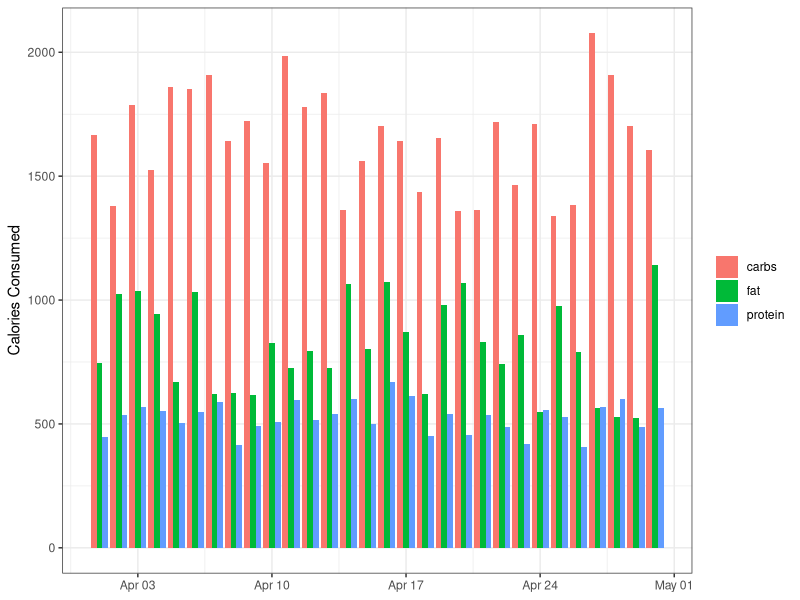
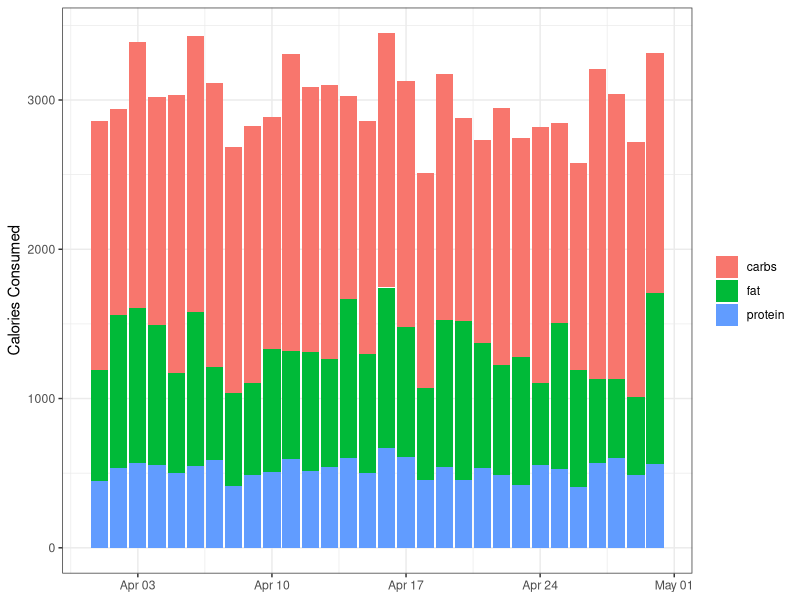
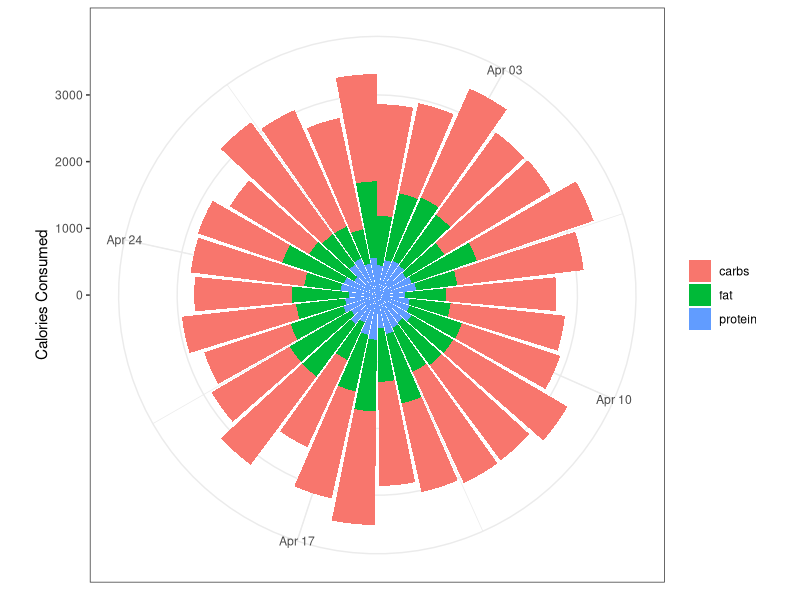
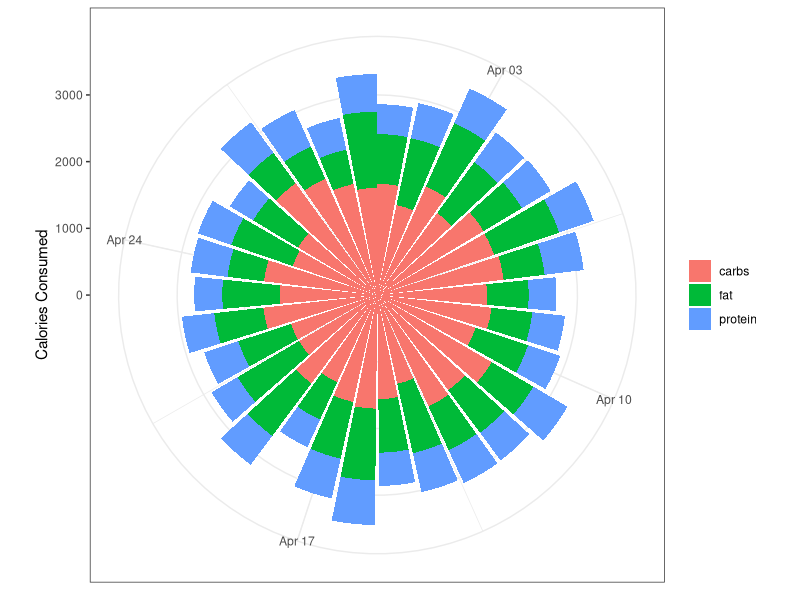
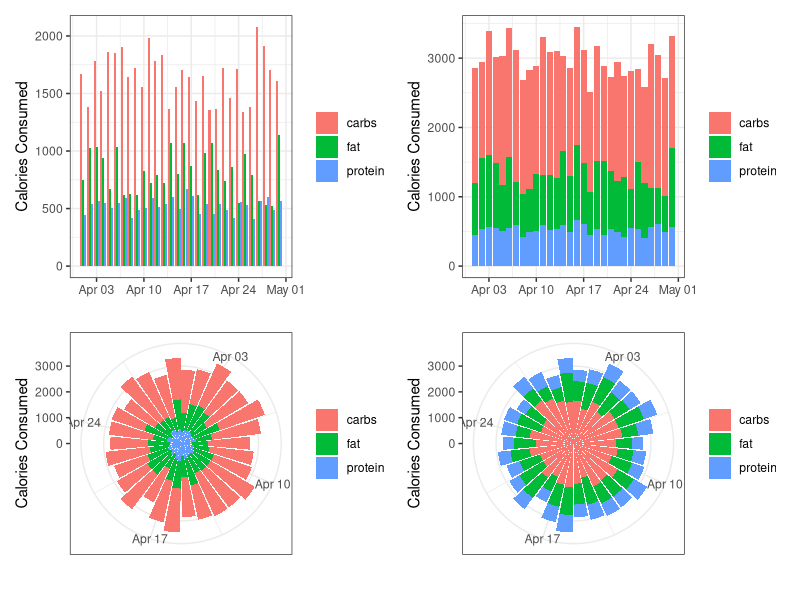
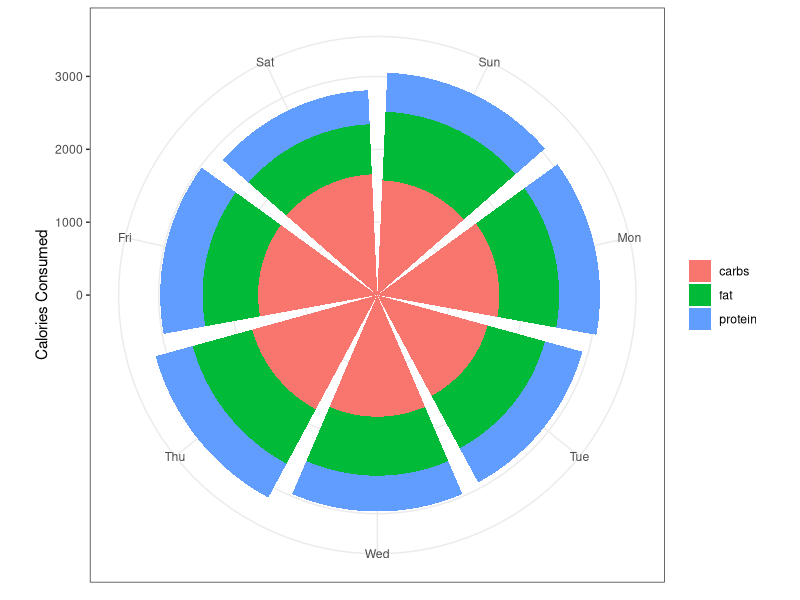

R code for these plots, in order:
## ---- chunk 1
#| code-summary: Code
#| code-fold: false
#| warning: false
#| message: false
library(tidyverse)

theme_set(theme_bw())
## ---- chunk 2
# simulate the data
set.seed(123)

data <- tibble(
  date = lubridate::ymd(paste("2023-04-", 1:30, sep = "")), 
  day = lubridate::wday(date, label = TRUE), 
  week = lubridate::week(date),
  calories_total = rnorm(n = 30, mean = 3000, sd = 250), 
  prop_carbs = runif(n = 30, min = 0.45, max = 0.65), 
  prop_protein = runif(n = 30, min = 0.15, max = 0.20), 
  prop_fat = 1 - (prop_carbs + prop_protein)
  )
data
## ---- chunk 3
data <- data %>% 
  mutate(calories_carbs = calories_total * prop_carbs, 
         calories_protein = calories_total * prop_protein, 
         calories_fat = calories_total * prop_fat) %>% 
  select(-starts_with("prop_"))
data 
## ---- chunk 4
data <- data %>% 
  pivot_longer(calories_total:calories_fat, 
               names_to = "source") %>% 
  mutate(source = str_remove(source,"calories_"))
data
## ---- chunk 5
bar <- data %>% 
  filter(source != "total") %>% 
  ggplot(aes(x = date, y = value, group = source)) + 
  geom_col(aes(fill = source), 
           position = "dodge") + 
  labs(x = NULL, 
       y ="Calories Consumed", 
       fill = NULL)
bar
## ---- chunk 6
stacked_column <- data %>% 
  filter(source != "total") %>% 
  ggplot(aes(x = date, y = value)) + 
  geom_col(aes(fill = source)) + 
  labs(x = NULL, 
       y ="Calories Consumed", 
       fill = NULL)
stacked_column
## ---- chunk 7
polar <- data %>% 
  filter(source != "total") %>% 
  ggplot(aes(x = date, y = value)) + 
  geom_col(aes(fill = source)) + 
  coord_polar() +
  labs(x = NULL, 
       y ="Calories Consumed", 
       fill = NULL)
polar
## ---- chunk 8
polar_reversed <- data %>% 
  filter(source != "total") %>% 
  ggplot(aes(x = date, y = value)) + 
  geom_col(aes(fill = source), 
           position = position_stack(reverse = TRUE)) + 
  coord_polar() +
  labs(x = NULL, 
       y ="Calories Consumed", 
       fill = NULL)
polar_reversed
## ---- chunk 9
library(patchwork)
(bar + stacked_column) / (polar + polar_reversed)
## ---- chunk 10
day_data <- data %>% 
  pivot_wider(names_from = source, values_from = value) %>% 
  group_by(day) %>% 
  summarise(carbs = mean(carbs), 
            protein = mean(protein), 
            fat = mean(fat)) %>% 
  pivot_longer(carbs:fat, names_to = "source")
day_data
## ---- chunk 11
day_data %>% 
  ggplot(aes(x = day, y = value)) + 
  geom_col(aes(fill = source), 
           position = position_stack(reverse = TRUE)) + 
  coord_polar() +
  labs(x = NULL, 
       y ="Calories Consumed", 
       fill = NULL)
